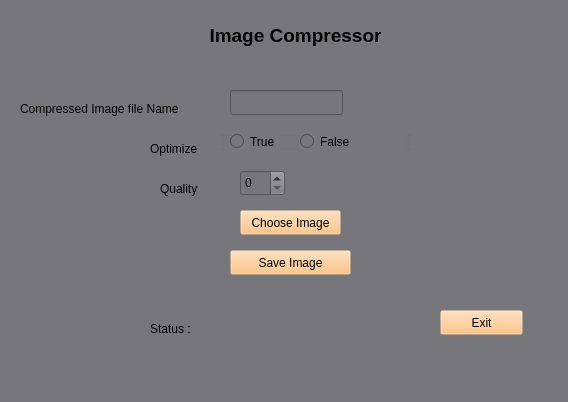
<?xml version="1.0" encoding="UTF-8"?>
<ui version="4.0">
 <class>MainWindow</class>
 <widget class="QMainWindow" name="MainWindow">
  <property name="geometry">
   <rect>
    <x>0</x>
    <y>0</y>
    <width>568</width>
    <height>402</height>
   </rect>
  </property>
  <property name="windowTitle">
   <string>PhotoCompressorApp</string>
  </property>
  <property name="styleSheet">
   <string notr="true">background-color: rgb(119, 118, 123);
QlineEdit{
border: 2px dolid gray;
border-radius: 10px;
               }
</string>
  </property>
  <widget class="QWidget" name="centralwidget">
   <property name="styleSheet">
    <string notr="true">
background-color: rgb(119, 118, 123);</string>
   </property>
   <widget class="QPushButton" name="Exit_Button">
    <property name="geometry">
     <rect>
      <x>440</x>
      <y>310</y>
      <width>83</width>
      <height>25</height>
     </rect>
    </property>
    <property name="styleSheet">
     <string notr="true">background-color: rgba(251, 184, 108, 0);</string>
    </property>
    <property name="text">
     <string>Exit</string>
    </property>
   </widget>
   <widget class="QPushButton" name="choose_image">
    <property name="geometry">
     <rect>
      <x>240</x>
      <y>210</y>
      <width>101</width>
      <height>25</height>
     </rect>
    </property>
    <property name="styleSheet">
     <string notr="true">background-color: rgba(251, 184, 108, 0);</string>
    </property>
    <property name="text">
     <string>Choose Image</string>
    </property>
   </widget>
   <widget class="QLabel" name="label">
    <property name="geometry">
     <rect>
      <x>170</x>
      <y>10</y>
      <width>251</width>
      <height>51</height>
     </rect>
    </property>
    <property name="text">
     <string>&lt;html&gt;&lt;head/&gt;&lt;body&gt;&lt;p align=&quot;center&quot;&gt;&lt;span style=&quot; font-size:14pt; font-weight:600;&quot;&gt;Image Compressor&lt;/span&gt;&lt;/p&gt;&lt;/body&gt;&lt;/html&gt;</string>
    </property>
   </widget>
   <widget class="QLabel" name="label_2">
    <property name="geometry">
     <rect>
      <x>20</x>
      <y>100</y>
      <width>201</width>
      <height>17</height>
     </rect>
    </property>
    <property name="text">
     <string>Compressed Image file Name</string>
    </property>
   </widget>
   <widget class="QLabel" name="label_3">
    <property name="geometry">
     <rect>
      <x>150</x>
      <y>140</y>
      <width>62</width>
      <height>17</height>
     </rect>
    </property>
    <property name="text">
     <string>Optimize</string>
    </property>
   </widget>
   <widget class="QLabel" name="label_4">
    <property name="geometry">
     <rect>
      <x>160</x>
      <y>180</y>
      <width>51</width>
      <height>17</height>
     </rect>
    </property>
    <property name="text">
     <string>Quality</string>
    </property>
   </widget>
   <widget class="QPushButton" name="Saveimage">
    <property name="geometry">
     <rect>
      <x>230</x>
      <y>250</y>
      <width>121</width>
      <height>25</height>
     </rect>
    </property>
    <property name="styleSheet">
     <string notr="true">background-color: rgba(251, 184, 108, 0);</string>
    </property>
    <property name="text">
     <string>Save Image</string>
    </property>
   </widget>
   <widget class="QLabel" name="label_5">
    <property name="geometry">
     <rect>
      <x>150</x>
      <y>320</y>
      <width>62</width>
      <height>17</height>
     </rect>
    </property>
    <property name="text">
     <string>Status :</string>
    </property>
   </widget>
   <widget class="QLabel" name="Status">
    <property name="geometry">
     <rect>
      <x>220</x>
      <y>320</y>
      <width>211</width>
      <height>17</height>
     </rect>
    </property>
    <property name="styleSheet">
     <string notr="true">color: rgb(255, 0, 0);</string>
    </property>
    <property name="text">
     <string/>
    </property>
   </widget>
   <widget class="QSpinBox" name="Quality">
    <property name="geometry">
     <rect>
      <x>240</x>
      <y>170</y>
      <width>45</width>
      <height>26</height>
     </rect>
    </property>
    <property name="maximum">
     <number>80</number>
    </property>
    <property name="singleStep">
     <number>5</number>
    </property>
   </widget>
   <widget class="QLineEdit" name="compressedlineEdit">
    <property name="geometry">
     <rect>
      <x>230</x>
      <y>90</y>
      <width>113</width>
      <height>25</height>
     </rect>
    </property>
   </widget>
   <widget class="QGroupBox" name="groupBox">
    <property name="geometry">
     <rect>
      <x>220</x>
      <y>130</y>
      <width>191</width>
      <height>21</height>
     </rect>
    </property>
    <property name="title">
     <string/>
    </property>
    <widget class="QRadioButton" name="TrueB">
     <property name="geometry">
      <rect>
       <x>10</x>
       <y>0</y>
       <width>51</width>
       <height>23</height>
      </rect>
     </property>
     <property name="text">
      <string>True</string>
     </property>
    </widget>
    <widget class="QRadioButton" name="FalseB">
     <property name="geometry">
      <rect>
       <x>80</x>
       <y>0</y>
       <width>106</width>
       <height>23</height>
      </rect>
     </property>
     <property name="text">
      <string>False</string>
     </property>
    </widget>
   </widget>
  </widget>
 </widget>
 <resources/>
 <connections/>
</ui>
